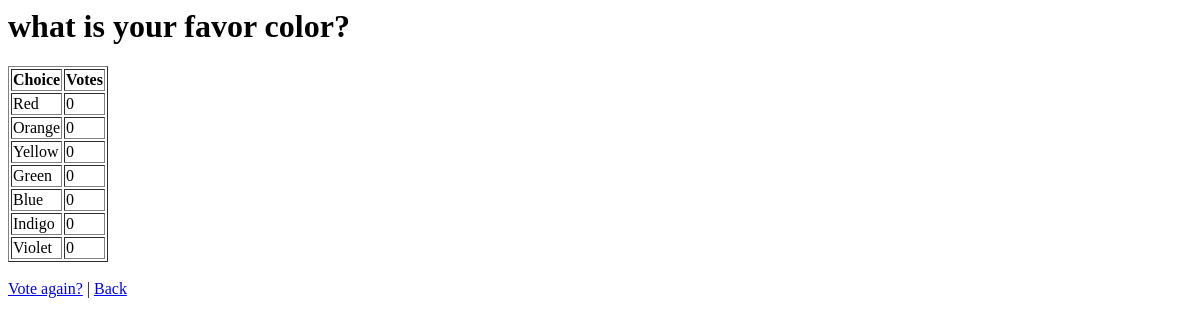
The page /polls/2/results/ on the database as committed earlier.
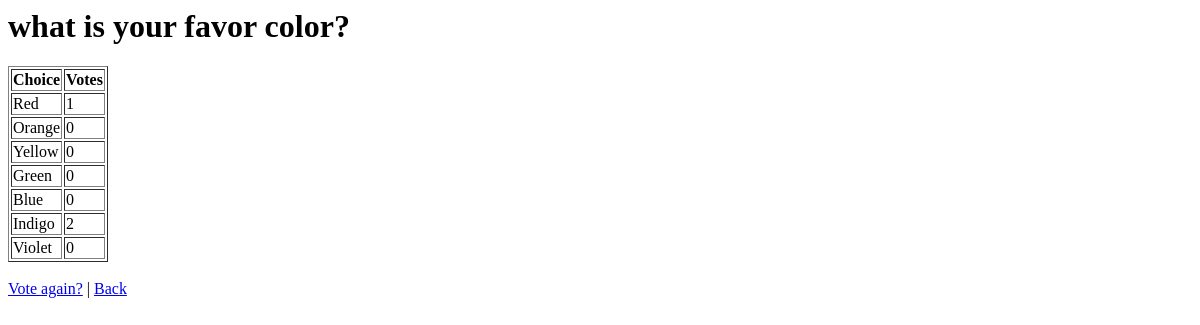
The same page on the database as committed later.
### polls/models.py (models this page shows, shortened)
class Poll(models.Model):
    question = models.CharField(max_length=200)
    pub_date = models.DateTimeField('date published')
    def was_published_recently(self):
        return self.pub_date >= timezone.now() - datetime.timedelta(days=1)
    was_published_recently.admin_order_field = 'pub_date'
    was_published_recently.boolean = True
    was_published_recently.short_description = 'Publishd recently?'

class Choice(models.Model):
    poll = models.ForeignKey(Poll)
    choice_text = models.CharField(max_length=200)
    votes = models.IntegerField(default=0)

### polls/views.py (the view)
# urls.py: url(r'^(?P<pk>\d+)/results/$', views.ResultsView.as_view(), name='results'),
class ResultsView(generic.DetailView):
    model = Poll
    template_name = 'polls/results.html'

### polls/templates/polls/results.html (shortened to what this page needs)
<h1>{{ poll.question }}</h1>
<table border = 1>
    <tr><td><strong>Choice</strong></td><td><strong>Votes</strong></td></tr>
    {% for choice in poll.choice_set.all %}
        <tr><td>{{ choice.choice_text }}</td><td> {{ choice.votes }}</td></tr>
    {% endfor %}
</table>
<a href="{% url 'polls:detail' poll.id %}">Vote again?</a> | <a href="{% url 'polls:index' %}"> Back</a>

Rows that differ between the two databases and show on the page:
changed Choice "Red": votes "0" → "1"
changed Choice "Indigo": votes "0" → "2"
